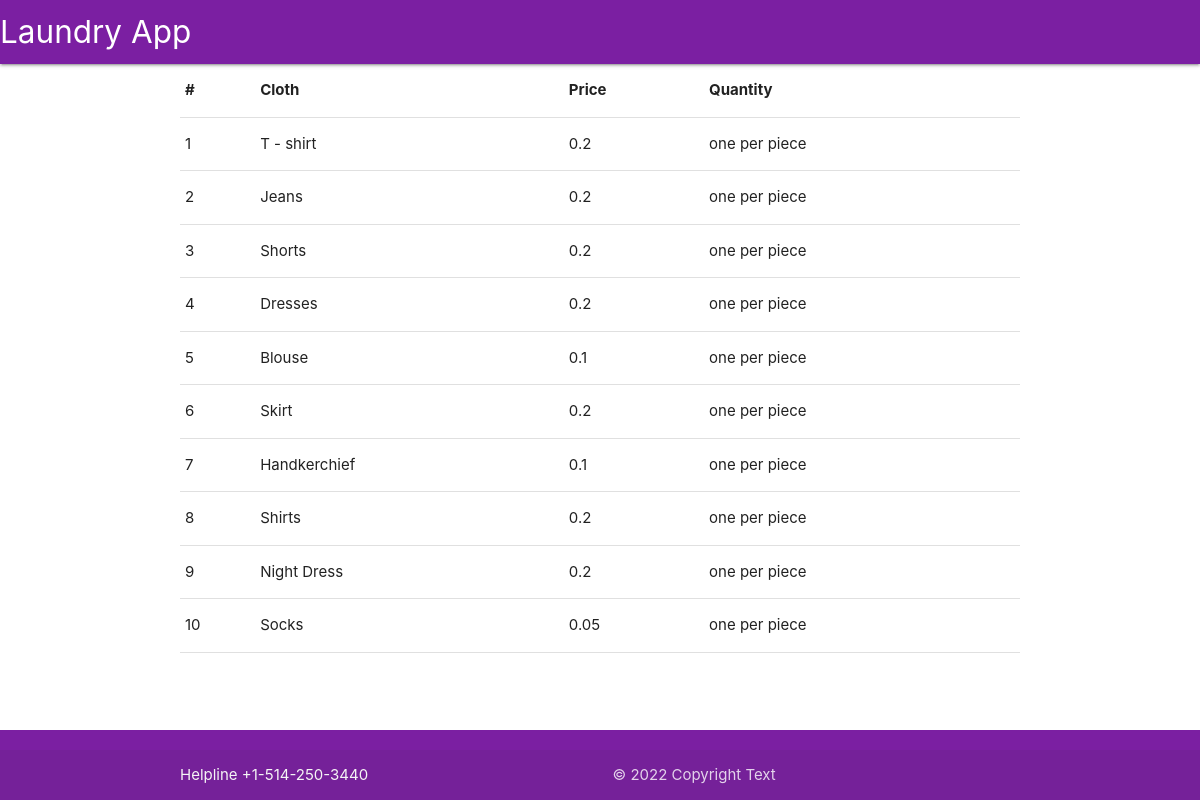
The app's page /cloth_detail/1/ (signed in) with its own data.
### orders/models.py (models this page shows)
class ClothName(models.Model):
    cloth_category_name = models.ForeignKey("ClothCategory", on_delete=models.CASCADE)
    cloth_name = models.CharField(max_length=250)
    price = models.FloatField(null=True)
    number_of_clothes = models.CharField(max_length=250)
    def __str__(self):
        return self.cloth_name

### userauthentication/views.py (the view)
# urls.py: path('cloth_detail/<int:id>/',clothcat,name="cloth_detail"),
def clothcat(request,id):
    if request.user.is_authenticated:
        cloth_cat = ClothCategory.objects.get(id=id)
        cloth = ClothName.objects.filter(cloth_category_name=cloth_cat).all()
        return render(request,'clothcat.html',{"cloth":cloth})
    else:
        return redirect("login")

### userauthentication/templates/clothcat.html (shortened to what this page needs)
{% extends "base.html" %}
{% load static %}
{% block content %}
<nav class="purple darken-2">
    <div class="nav-wrapper ">
      <a href="#!" class="brand-logo">Laundry App</a>
    </div>
</nav>
    <div class="container py-5">
        <table class="table table-light">
            <thead class="thead-light">
                <tr>
                    <th>#</th>
                    <th>Cloth</th>
                    <th>Price</th>
                    <th>Quantity</th>
                </tr>
            </thead>
            <tbody>
                {% for cloth in cloth %}
                <tr>
                    <td>{{ forloop.counter }}</td>
                    <td>{{ cloth }}</td>
                    <td>{{ cloth.price }}</td>
                    <td>{{ cloth.number_of_clothes }}</td>
                </tr>
                {% endfor %}
            </tbody>
        </table>
    </div>
{% include 'navbar.html' %}
{% endblock %}

### static/css/style.css (style rules this page uses)
* { padding:0; margin:0; box-sizing: border-box; }

### records on screen
ClothName: cloth_name "T - shirt", price "0.2", number_of_clothes "one per piece"
ClothName: cloth_name "Jeans", price "0.2", number_of_clothes "one per piece"
ClothName: cloth_name "Shorts", price "0.2", number_of_clothes "one per piece"
ClothName: cloth_name "Dresses", price "0.2", number_of_clothes "one per piece"
ClothName: cloth_name "Blouse", price "0.1", number_of_clothes "one per piece"
ClothName: cloth_name "Skirt", price "0.2", number_of_clothes "one per piece"
ClothName: cloth_name "Handkerchief", price "0.1", number_of_clothes "one per piece"
ClothName: cloth_name "Shirts", price "0.2", number_of_clothes "one per piece"
ClothName: cloth_name "Night Dress", price "0.2", number_of_clothes "one per piece"
ClothName: cloth_name "Socks", price "0.05", number_of_clothes "one per piece"
